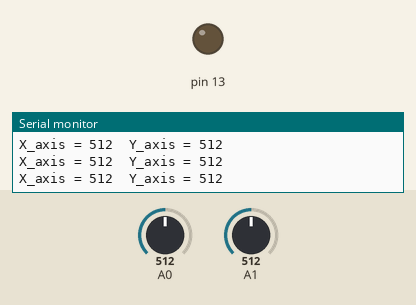
Recording of a sketch running on a simulated Arduino Uno, built with avr-gcc and run on an emulated ATmega328P. On the bench: output pins drawn as LEDs (lit = HIGH), the last lines printed to the serial monitor. The inputs (shaded band) are chosen by the test bench; at power-on: A0 = 512, A1 = 512.

Above: at 1.2 s.
1.3 s: A0 set to 985
4.3 s: A0 set to 1007
At 5.5 s:
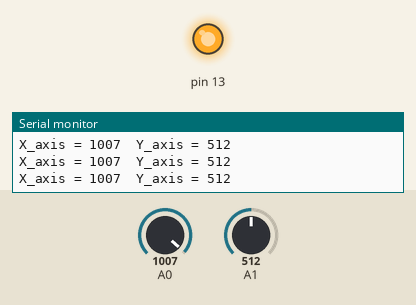
5.8 s: A1 set to 986
8.8 s: A1 set to 1012
Timing chart, 0 to 11.8 s (numbered marks = the images above; inputs shaded):
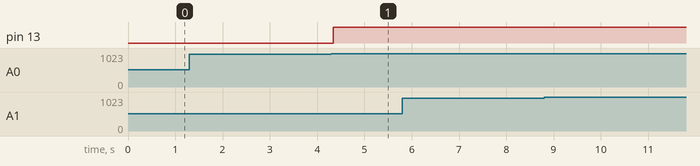

The sketch:

Joystick_interface.ino
```cpp
#include <avr/io.h>
#include <avr/interrupt.h>
#include <util/delay.h>
void led_config(void)
{
  DDRB = DDRB| 0x20;
  PORTB = PORTB & 0xDF;
}

void led_on(void)
{
  PORTB = PORTB|0x20;
}

void led_off(void)
{
  PORTB = PORTB&0xDF;
}

void adc_pin_config (void)
{
 DDRC = DDRC|0xC0;
 PORTC = PORTC&0xC0;
}

void port_init(void)
{
  led_config();
  adc_pin_config();
}

void adc_init()
{
  ADCSRA = 0x00;
  ADCSRB = 0x00;
  ADMUX = 0x40;
  ACSR = 0x80;
  ADCSRA = 0x87;
}

unsigned int ADC_Conversion(unsigned int Ch)
{
  unsigned int a;
  unsigned int b;
  if(Ch>7)
  {
    ADCSRB = 0x08;
  }
  Ch = Ch & 0x07;
  ADMUX= 0x40| Ch;
  ADCSRA = ADCSRA | 0x40;
  while((ADCSRA&0x10)==0);
  a=ADCL;
  b=ADCH;
  ADCSRA = ADCSRA|0x10;
  ADCSRB = 0x00;
  return (b<<8)|a;
}

void init_devices (void)
{
 cli();
 port_init();
 adc_init();
 sei();
}

void setup(){
  Serial.begin(9600);
  init_devices();
}

void loop()
{
  int x_axis=ADC_Conversion(0);
  int y_axis=ADC_Conversion(1);
  Serial.print("X_axis = ");
  Serial.print(x_axis);
  Serial.print("\t");
  Serial.print("Y_axis = ");
  Serial.print(y_axis);
  Serial.print("\n");
  if(x_axis>=1000)
  {
    led_on();
  }
  if(x_axis<100)
  {
    led_off();
  }
}
```

Measured:
- the behaviour switches between 999 and 1000 on A0 (found by bisection; images 0 and 1)
- after the input at 4.3 s, pin 13: LOW → HIGH at once
